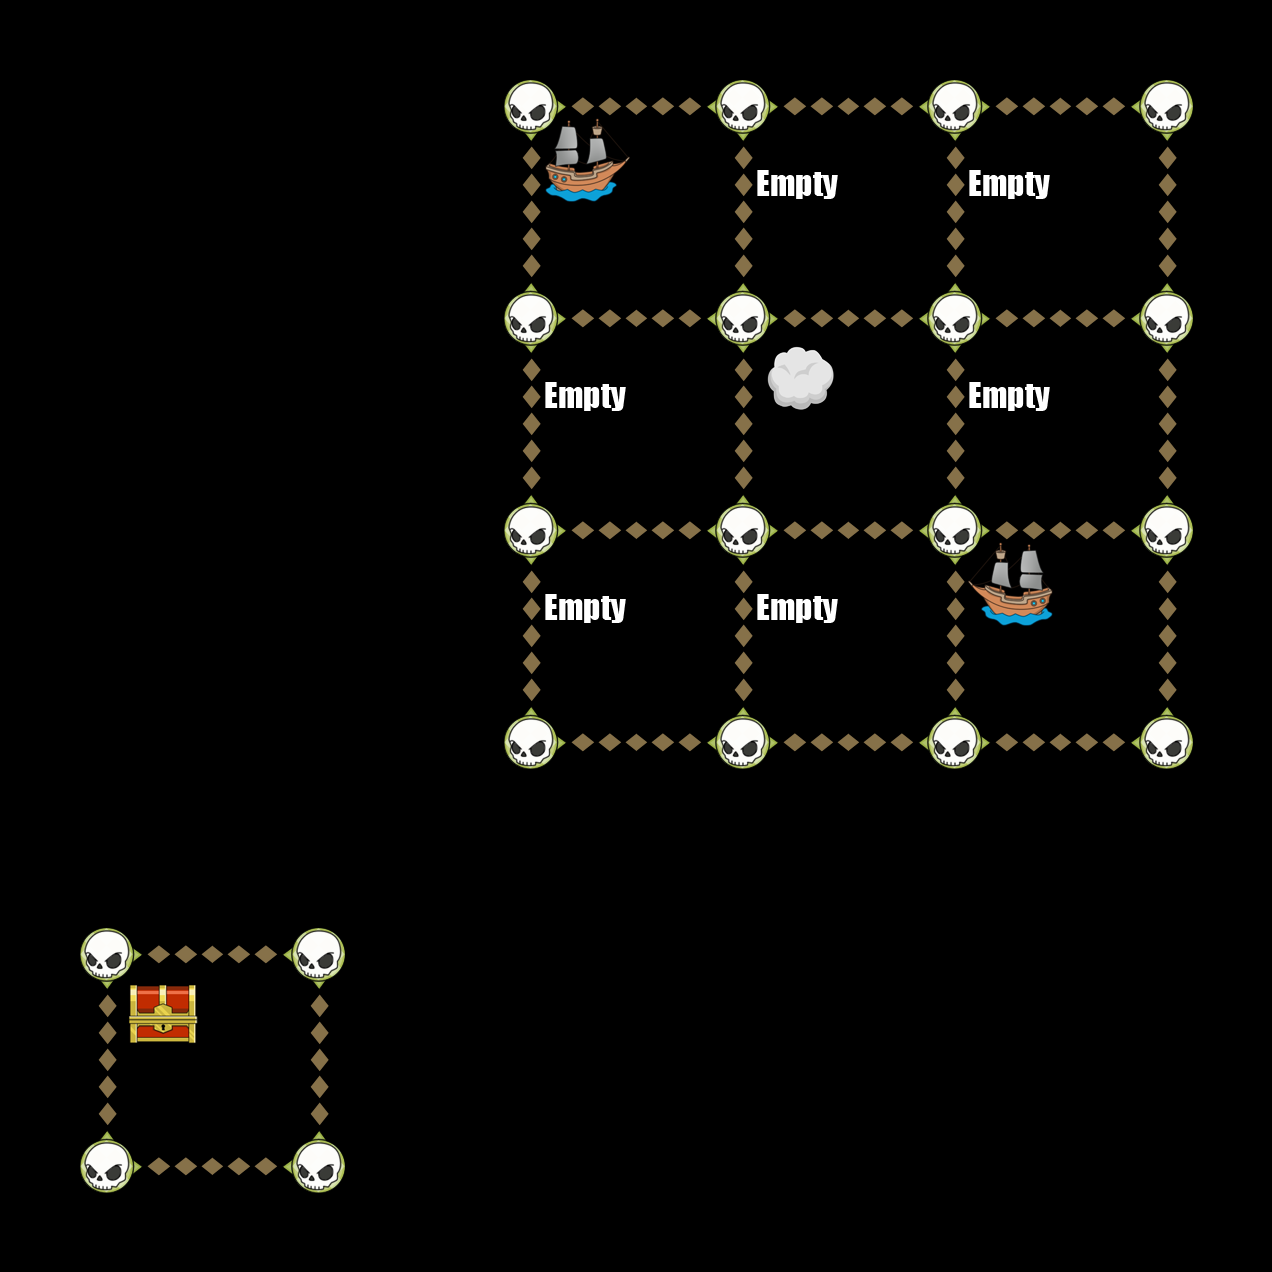

This is a level from a 2D game, rendered from its Tiled map with the project's own tilesets. A one-line summary and the map file follow, with tile-layer data summarised:
An orthogonal 6x6 tile map with 212x212 px tiles, 6 tile layers (Down, Up, Left, Right, ...).

<map version="1.0" orientation="orthogonal" width="6" height="6" tilewidth="212" tileheight="212">
 <tileset firstgid="1" name="TileGraphic_Final-ipadhd" tilewidth="212" tileheight="212">
  <image source="TileGraphic_Final-ipadhd.png" width="636" height="1060" />
  <tile id="0">
   <properties>
    <property name="LineFilled" value="True" />
   </properties>
  </tile>
  <tile id="2">
   <properties>
    <property name="Item" value="TreasureBox" />
   </properties>
  </tile>
  <tile id="4">
   <properties>
    <property name="RowFilled" value="True" />
   </properties>
  </tile>
  <tile id="6">
   <properties>
    <property name="Item" value="CannonLeft" />
   </properties>
  </tile>
  <tile id="7">
   <properties>
    <property name="Item" value="ShipRight" />
   </properties>
  </tile>
  <tile id="8">
   <properties>
    <property name="Item" value="MapOne" />
   </properties>
  </tile>
  <tile id="9">
   <properties>
    <property name="Item" value="CannonRight" />
   </properties>
  </tile>
  <tile id="10">
   <properties>
    <property name="Item" value="ShipLeft" />
   </properties>
  </tile>
  <tile id="11">
   <properties>
    <property name="Item" value="MapTwo" />
   </properties>
  </tile>
  <tile id="12">
   <properties>
    <property name="Item" value="Empty" />
   </properties>
  </tile>
  <tile id="13">
   <properties>
    <property name="Item" value="Skull" />
   </properties>
  </tile>
  <tile id="14">
   <properties>
    <property name="Item" value="Fog" />
   </properties>
  </tile>
 </tileset>
 <layer name="Down" width="6" height="6">
  <data>[36 cells, 14 non-empty, 1 distinct tile ids]</data>
 </layer>
 <layer name="Up" width="6" height="6">
  <data>[36 cells, 14 non-empty, 1 distinct tile ids]</data>
 </layer>
 <layer name="Left" width="6" height="6">
  <data>[36 cells, 14 non-empty, 1 distinct tile ids]</data>
 </layer>
 <layer name="Right" width="6" height="6">
  <data>[36 cells, 14 non-empty, 1 distinct tile ids]</data>
 </layer>
 <layer name="Dots" width="6" height="6">
  <data>[36 cells, 20 non-empty, 1 distinct tile ids]</data>
 </layer>
 <layer name="Items" width="6" height="6">
  <data>[36 cells, 10 non-empty, 5 distinct tile ids]</data>
 </layer>
</map>
